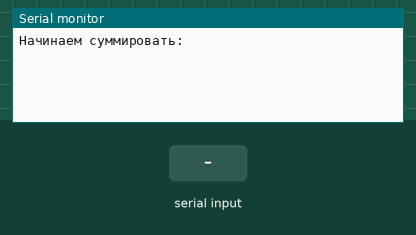
Recording of a sketch running on a simulated Arduino Uno, built with avr-gcc and run on an emulated ATmega328P. Parts: the last lines printed to the serial monitor. The test bench sets the inputs (shaded band). The board resets itself during the run and starts again.

Above: at 1.2 s.
1.3 s: "90,45\n" received over Serial
At 2.1 s:
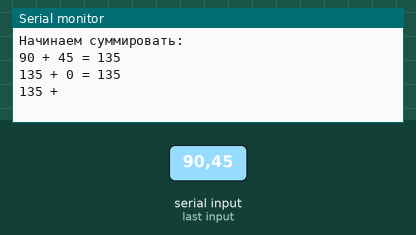
2.8 s: "30,150\n" received over Serial
At 3.3 s:
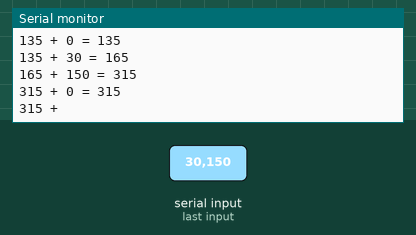
Timing chart, 0 to 5.8 s (numbered marks = the images above; inputs shaded):
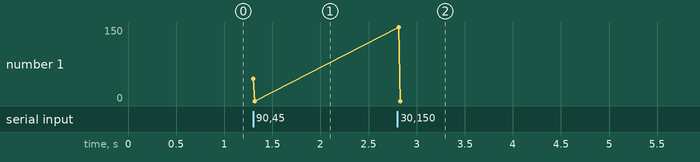

The sketch:

lab_4.ino
```cpp
#include <avr/wdt.h>

int number1;
int number2;
bool flag = 1;

void setup() {
  Serial.begin(9600);
  Serial.setTimeout(50);
  Serial.println();
  Serial.println("Начинаем суммировать:");
}

void loop() {
  if (flag) {
    if (Serial.available() > 0) {
      wdt_enable(WDTO_2S);
      number1 = Serial.parseInt();
      Serial.print(number1);
      Serial.print(" + ");
      flag = false;
    }
  }
  if (!flag) {
    if (Serial.available() > 0) {
      wdt_reset();
      number2 = Serial.parseInt();
      Serial.print(number2);
      Serial.print(" = ");
      number1 += number2;
      Serial.println(number1);
      Serial.print(number1);
      Serial.print(" + ");
    }
  }

}
```

Measured:
- after the input at 1.3 s, the serial monitor: prints a new line at once (image 1)
- after the input at 2.8 s, the serial monitor: prints a new line at once (image 2)
